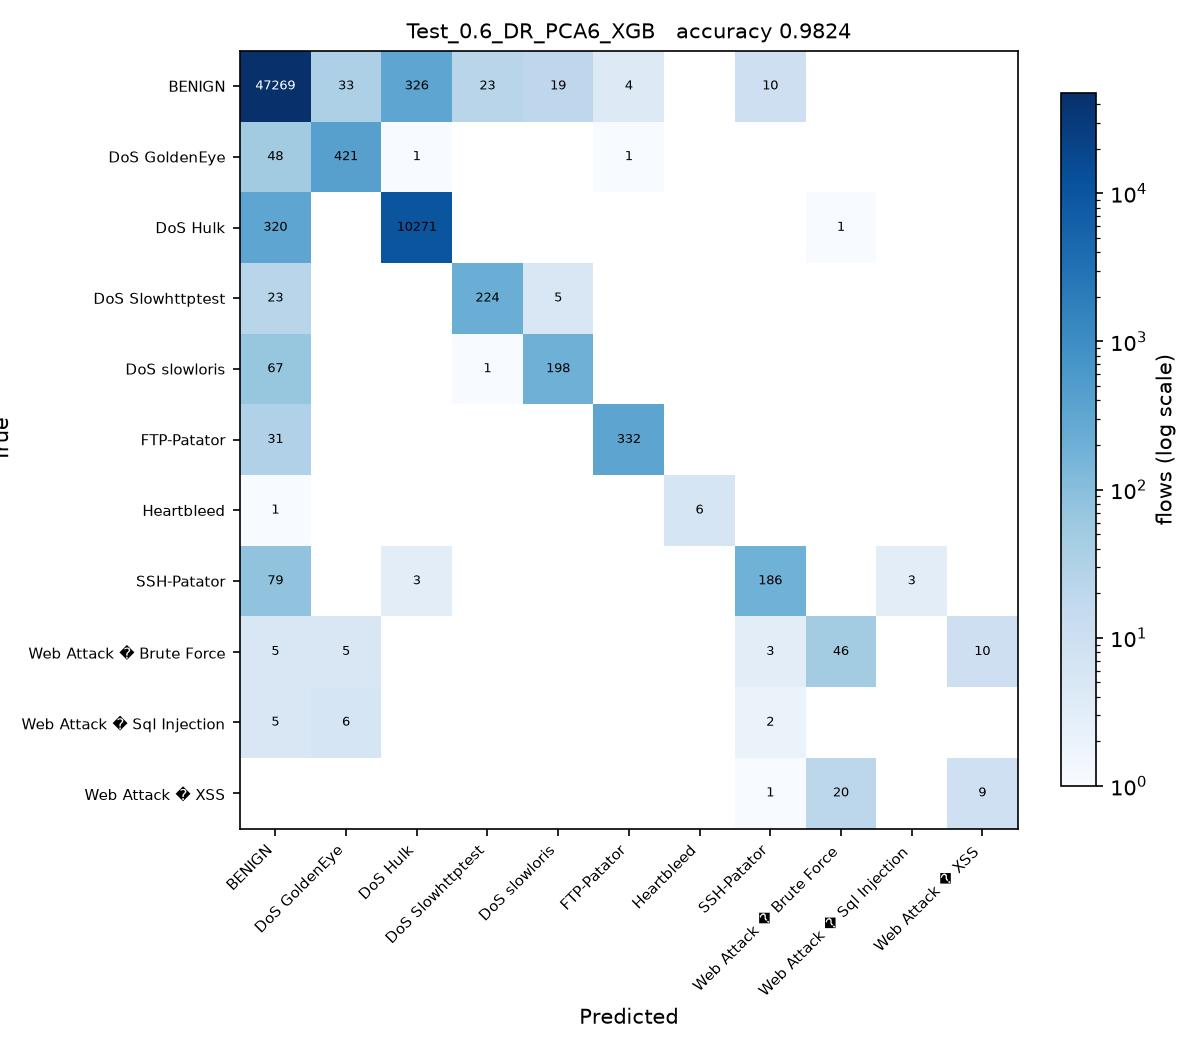

Python code for this plot:
# Test_0.6_DR_PCA6_XGB.py
#
# Test size 0.6  |  PCA, 6 components  |  XGBoost (sheet #9)
#
# This is SGDC_60_40.py with the changes marked CHANGE below and nothing else.

import os
from pathlib import Path

# CHANGE 1: find the folder holding the three CSV files and run from there, so
# the plain file names below resolve no matter where this script is started
# from or how deeply it sits inside the project folder.
HERE = Path(__file__).resolve().parent
for PROJECT in [HERE, *HERE.parents]:
    if (PROJECT / 'Tuesday-WorkingHours.pcap_ISCX.csv').exists():
        os.chdir(PROJECT)
        break
else:
    raise SystemExit('Put this folder inside the folder that holds the three '
                     'CIC-IDS2017 CSV files, then run the script again.')
import numpy as np
import pandas as pd

df1 = pd.read_csv('Tuesday-WorkingHours.pcap_ISCX.csv', low_memory=True)
df2 = pd.read_csv('Wednesday-workingHours.pcap_ISCX.csv', low_memory=True)
df3 = pd.read_csv('Thursday-WorkingHours-Morning-WebAttacks.pcap_ISCX.csv', low_memory=True)

dataset = pd.concat([df1, df2, df3], ignore_index=True)

dataset.columns = dataset.columns.str.strip()

# CHANGE 2: a stratified sample of 100000 flows, the same for every run. An RBF
# SVM on all 1.3 million flows would take about an hour per script.
# At least 50 flows of every class are kept.
label = dataset.columns[-1]
dataset = pd.concat(
    [g.sample(n=min(len(g), max(50, round(100000 * len(g) / len(dataset)))), random_state=0)
     for _, g in dataset.groupby(label)],
    ignore_index=True
)

X = dataset.iloc[:, :-1]
y = dataset.iloc[:, -1]

X = X.apply(pd.to_numeric, errors='coerce')

X.replace([np.inf, -np.inf], np.nan, inplace=True)

from sklearn.impute import SimpleImputer

imputer = SimpleImputer(missing_values=np.nan, strategy='mean')
X = imputer.fit_transform(X)

from sklearn.preprocessing import LabelEncoder

labelencoder_y = LabelEncoder()
y = labelencoder_y.fit_transform(y)

from sklearn.model_selection import train_test_split

X_train, X_test, y_train, y_test = train_test_split(
    X,
    y,
    test_size=0.6,   # CHANGE 3: test size
    random_state=0,
    stratify=y
)

# CHANGE 4: PCA, from PCA_LDA_KErnel_PCA_CODE.pdf (fit only on training data)
from sklearn.decomposition import PCA

pca = PCA(n_components=6)
X_train = pca.fit_transform(X_train)
X_test = pca.transform(X_test)

# CHANGE 5: XGBoost (sheet #9) in place of SGDClassifier
from xgboost import XGBClassifier

classifier = XGBClassifier()

classifier.fit(X_train, y_train)

y_pred = classifier.predict(X_test) 

from sklearn.metrics import confusion_matrix
from sklearn.metrics import accuracy_score
from sklearn.metrics import precision_score
from sklearn.metrics import recall_score
from sklearn.metrics import f1_score
from sklearn.metrics import classification_report

cm = confusion_matrix(y_test, y_pred)

print("Confusion Matrix:\n")
print(cm)

print("\nAccuracy : {:.4f}".format(accuracy_score(y_test, y_pred)))
print("\nPrecision : {:.4f}".format(precision_score(y_test, y_pred, average='weighted')))
print("\nRecall : {:.4f}".format(recall_score(y_test, y_pred, average='weighted')))
print("\nF1 Score : {:.4f}".format(f1_score(y_test, y_pred, average='weighted')))

print("\nClassification Report:\n")
print(classification_report(y_test, y_pred))

# CHANGE 6: save the confusion matrix as Test_0.6_DR_PCA6_XGB.jpg and record the result
import matplotlib
matplotlib.use('Agg')
import matplotlib.pyplot as plt
from matplotlib.colors import LogNorm

here = HERE                     # the folder this script sits in
names = [str(c) for c in labelencoder_y.classes_]
fig, ax = plt.subplots(figsize=(8, 7))
im = ax.imshow(cm, cmap='Blues', norm=LogNorm(vmin=1))
ax.set_xticks(range(len(names)), names, rotation=45, ha='right', fontsize=7)
ax.set_yticks(range(len(names)), names, fontsize=7)
ax.set_xlabel('Predicted')
ax.set_ylabel('True')
ax.set_title('Test_0.6_DR_PCA6_XGB   accuracy {:.4f}'.format(accuracy_score(y_test, y_pred)), fontsize=10)
for i in range(cm.shape[0]):
    for j in range(cm.shape[1]):
        if cm[i, j]:
            ax.text(j, i, cm[i, j], ha='center', va='center', fontsize=6,
                    color='white' if cm[i, j] > cm.max() / 3 else 'black')
fig.colorbar(im, ax=ax, fraction=0.04, label='flows (log scale)')
fig.tight_layout()
fig.savefig(here / 'Test_0.6_DR_PCA6_XGB.jpg', dpi=150)
plt.close(fig)

row = pd.DataFrame([{
    'Test': 0.6, 'DR': 'PCA6', 'Clas': 'XGB',
    'Acc': round(accuracy_score(y_test, y_pred), 4),
    'Pre': round(precision_score(y_test, y_pred, average='weighted'), 4),
    'Rec': round(recall_score(y_test, y_pred, average='weighted'), 4),
    'F1': round(f1_score(y_test, y_pred, average='weighted'), 4),
    'script': 'Test_0.6_DR_PCA6_XGB',
}])
out = PROJECT / 'results' / '75_runs_pca.csv'
out.parent.mkdir(exist_ok=True)
if out.exists():
    old = pd.read_csv(out)
    row = pd.concat([old[old['script'] != 'Test_0.6_DR_PCA6_XGB'], row], ignore_index=True)
row.to_csv(out, index=False)
